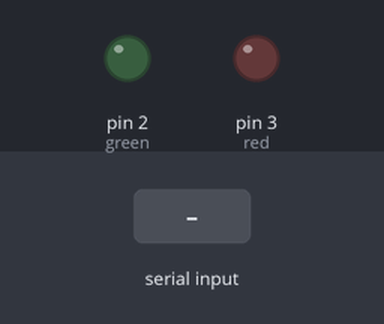
The sketch below on a simulated Arduino Uno, built with avr-gcc and run on an emulated ATmega328P. On the bench: output pins drawn as LEDs (lit = HIGH). The inputs (shaded band) are chosen by the test bench.

Above: at 1.2 s.
1.3 s: "zielony\n" received over Serial
At 2.5 s:
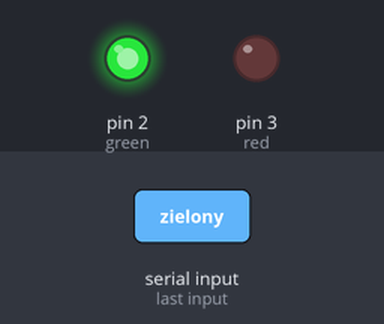
2.8 s: "czerwony\n" received over Serial
At 3.7 s:
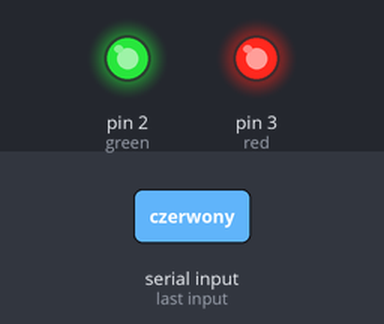
4.3 s: "zielony\n" received over Serial
At 4.8 s:
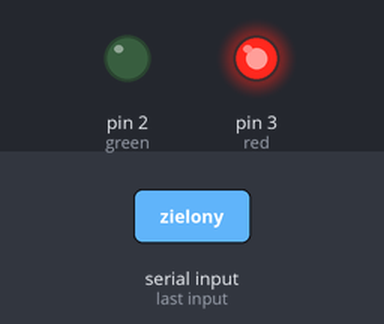
Timing chart, 0 to 7.3 s (numbered marks = the images above; inputs shaded):
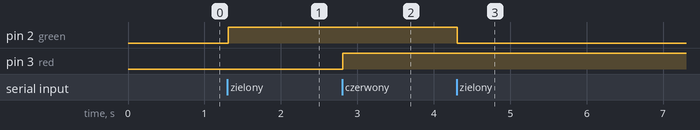

The sketch:

_6._Obior.ino
```cpp
#define green  2
#define red  3

String Odbior;
bool Stan[10];

void kontrolaDiody(int Numer, bool stat);

void setup() {
pinMode(green, OUTPUT);
pinMode(red, OUTPUT);
Serial.begin(9600);
Stan[red] = false; Stan[green] = false;

digitalWrite(green, LOW);
digitalWrite(red, LOW);

}

void loop() {

  if(Serial.available() > 0)
  {
    Odbior = Serial.readStringUntil('\n');


    if(Odbior=="zielony")
    {
      kontrolaDiody(green, Stan[green]);
    }

    else if(Odbior=="czerwony")
    {
      kontrolaDiody(red, Stan[red]);
    }

    else
    {
      Serial.println("Bledna Komenda");
    }

  }
}


void kontrolaDiody(int Numer, bool stat)
{
  if(stat==false)
  {
    Stan[Numer]=true;
    digitalWrite(Numer, HIGH);
  }

  else if(stat==true)
  {
    Stan[Numer]=false;
    digitalWrite(Numer, LOW);
  }
  Odbior="i";
}
```

Measured:
- after the input at 1.3 s, pin 2 (green): LOW → HIGH at once
- after the input at 2.8 s, pin 3 (red): LOW → HIGH at once
- after the input at 4.3 s, pin 2 (green): HIGH → LOW at once
